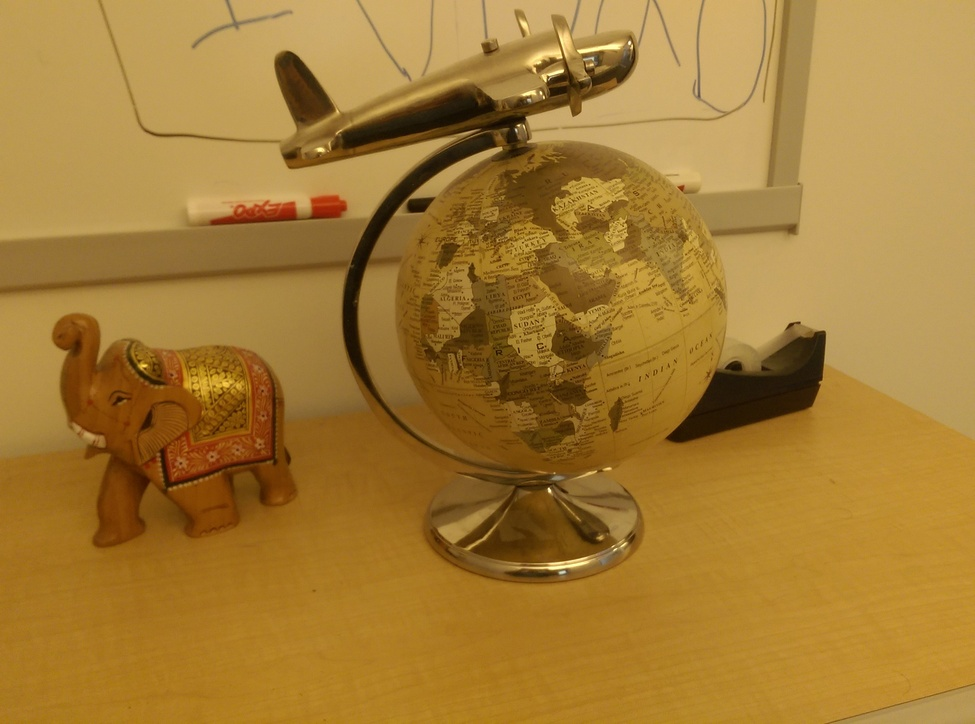
#> input picture ETV3/globe1.jpg, 975 x 724 px, shrunk from 2048 x 1520 before the run
$ jupyter execute 'Assignment 3a_EssentialMatrix_9117504.ipynb'
#> lines starting #> are read from the running program, lines starting #| are printed output that depends on the picture
# Estimating the Essential Matrix via the DLT

Your name: James Bishop

Your ID number: 9117504

No we're going to read two images in, a left image and a right image. And we are going to estimate the essential matrix between the two images.

In the last e-tivity, you estimated the homography that let us transform the images, at least approximately, so that we could line them up in a panorama. But it was a 2D estimation that works for planar scenes. The essential matrix, in a way, allows us to extend this concept beyond the need for a 2D scene, we can accept a 3D scene.

## Read the images, calibration, and do the feature extraction

Let's start by reading the two images.

[cell 1]
import cv2
import numpy as np
import matplotlib.pyplot as plt

imgL_color = cv2.imread('globe1.jpg')
#> imgL_color is the input picture: shape (724, 975, 3); mean B, G, R 52.6, 123.6, 163.8
imgR_color = cv2.imread('globe2.jpg')
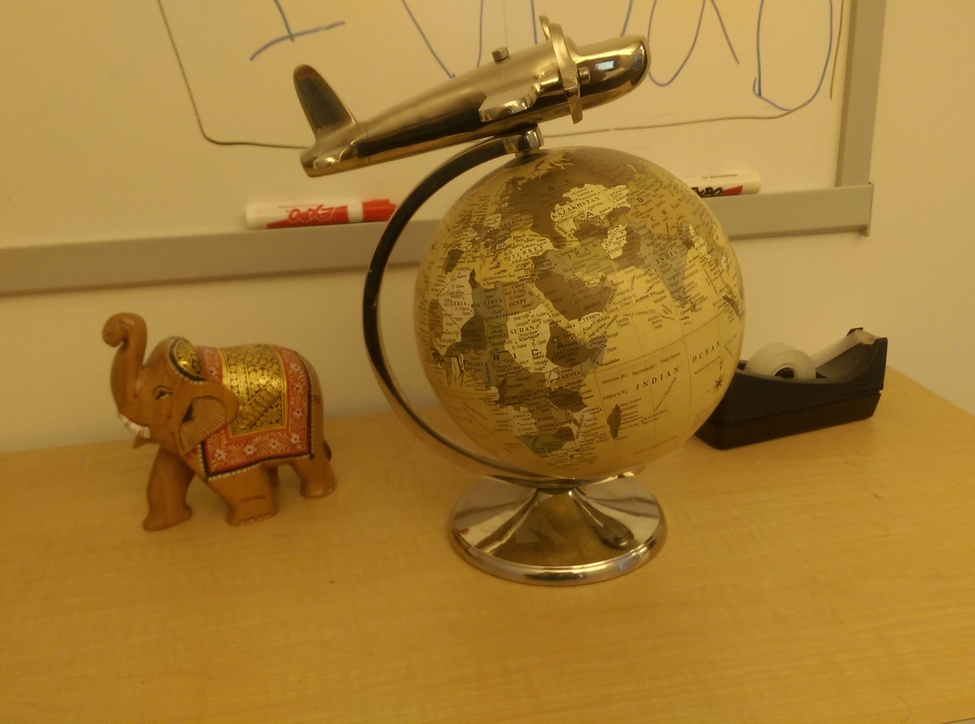
#> input picture ETV3/globe2.jpg, 975 x 724 px, shrunk from 2048 x 1520 before the run
#> imgR_color is the input picture: shape (724, 975, 3); mean B, G, R 52.3, 123.8, 164.1

imgL_color = cv2.cvtColor(imgL_color, cv2.COLOR_BGR2RGB)
imgR_color = cv2.cvtColor(imgR_color, cv2.COLOR_BGR2RGB)

imgL = cv2.imread('globe1.jpg',cv2.IMREAD_GRAYSCALE)
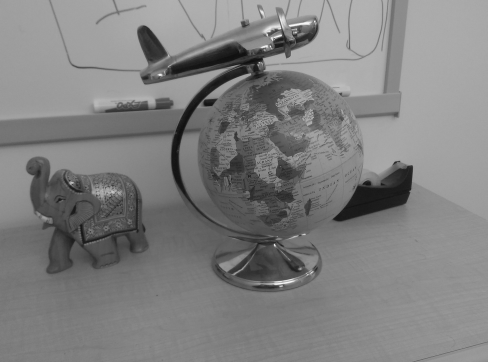
#> imgL: shape (724, 975) (shown at 1/2 size); min 11, max 255, mean 127.6
imgR = cv2.imread('globe2.jpg',cv2.IMREAD_GRAYSCALE)

f, axarr = plt.subplots(1,2)
axarr[0].imshow(imgL,cmap='gray')
axarr[1].imshow(imgR,cmap='gray');
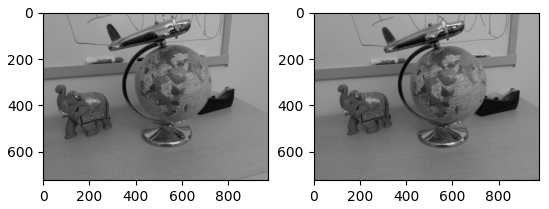
#> figure drawn by matplotlib, 2 panels

We need the calibration to generate the essential matrix. We looked before at how to calibrate a camera, so we won't go through that again. Here, we just use the calibration.

[cell 2]
# The calibration is the same for both images, as they were captured using the same camera.

# First two are radial distortion, second two are tangential, which we ignore (set to zero)
dist = np.array([0.138220594989358, -0.291158084324502, 0, 0])

# The projection matrix.
K_init = np.array([[1901.61685419446, 0               , 1051.33708372959],
                   [0               , 1894.94457228005, 778.616424720309],
                   [0               , 0               , 1               ]])

h, w = imgL.shape[:2]

It's not obvious form the images above, but there is a slight radial distortion. We want to work with undistorted images (it makes our life a little easier). So, here, we undistort before the feature extraction.

[cell 3]
# We're going to use OpenCV to do this.
# When you undistort, we change the camera matrix slightly. OpenCV provides a hady function that updates this.
K_new, roi = cv2.getOptimalNewCameraMatrix(K_init, dist, (w,h), 1, (w,h))

# Now we will undistort the image pair
imgL = cv2.undistort(imgL, K_init, dist, None, K_new)
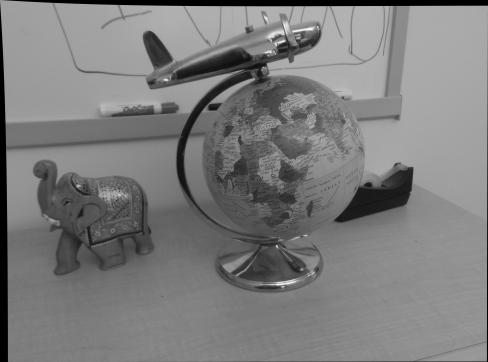
#> imgL: shape (724, 975) (shown at 1/2 size); min 0, max 250, mean 124.3
imgR = cv2.undistort(imgR, K_init, dist, None, K_new)
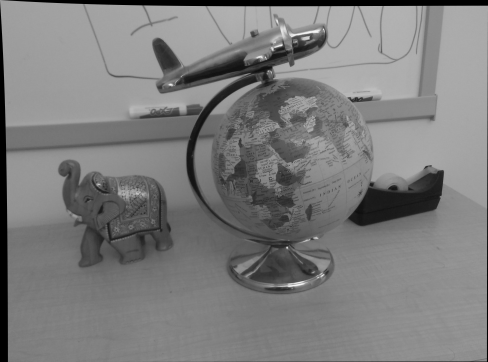
#> imgR: shape (724, 975) (shown at 1/2 size); min 0, max 249, mean 124.4

# we will just store the new camera matrix
K = K_new

# plot
f, axarr = plt.subplots(1,2)
axarr[0].imshow(imgL,cmap='gray')
axarr[1].imshow(imgR,cmap='gray');

print((w,h))
#| (975, 724)
print(roi)
#| (16, 12, 957, 710)

[cell 4]
print(K)
#| [[1.89947924e+03 0.00000000e+00 1.05011592e+03]
#|  [0.00000000e+00 1.89267226e+03 7.77653613e+02]
#|  [0.00000000e+00 0.00000000e+00 1.00000000e+00]]

You can see that the undistortion above is very slight. There is a slight curvature outward of the image. It is slight, but it does exist, so it is good to remove it. Let's now get rid of the black areas.

[cell 5]
# crop the image.
# Usefully, getOptimalNewCameraMatrix returns an roi that defines the area of the image without the black bits.
# Crop using np.array slicing
x, y, w, h = roi
imgL = imgL[y:y+h, x:x+w]
#> imgL: shape (710, 957)
imgR = imgR[y:y+h, x:x+w]
#> imgR: shape (710, 957)

# plot
f, axarr = plt.subplots(1,2)
axarr[0].imshow(imgL,cmap='gray')
axarr[1].imshow(imgR,cmap='gray');

In previous vision modules, you will have covered feature matching. I don't expect you to repeat that here. So I will give you the code to match the two images using ORB. And we will match the features between the frames.

[cell 6]
# Initiate ORB detector
orb = cv2.ORB_create()

# find the keypoints and descriptors with ORB
kp1, des1 = orb.detectAndCompute(imgL,None)
#> kp1 = 500 keypoints; strongest (x, y, size): (554, 69, 31), (537, 479, 31), (553, 70, 37.2), (553, 69, 44.6)
kp2, des2 = orb.detectAndCompute(imgR,None)
#> kp2 = 500 keypoints; strongest (x, y, size): (558, 483, 31), (548, 78, 31), (547, 78, 44.6), (558, 482, 37.2)
# create BFMatcher object
bf = cv2.BFMatcher(cv2.NORM_HAMMING, crossCheck=True)
# Match descriptors.
matches = bf.match(des1,des2)
#> matches = 199 matches
# Sort them in the order of their distance.
matches = sorted(matches, key = lambda x:x.distance)

N_PTS = 40

img3 = cv2.drawMatches(imgL,kp1,imgR,kp2,matches[:N_PTS],None,flags=cv2.DrawMatchesFlags_NOT_DRAW_SINGLE_POINTS)
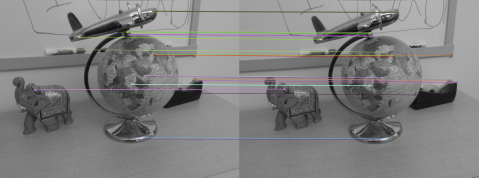
#> img3: shape (710, 1914, 3) (shown at 1/4 size); mean of channels 0, 1, 2 127.5, 127.7, 128.1; drawn as B, G, R
plt.figure(figsize = (15,15)),plt.imshow(img3),plt.show();

left_pts = np.float32([kp1[m.queryIdx].pt for m in matches[:N_PTS]]).reshape(-1,2)
#> left_pts = 40 pairs, first value 139.7 to 808.8, second value 43.2 to 555.7
rght_pts = np.float32([kp2[m.trainIdx].pt for m in matches[:N_PTS]]).reshape(-1,2)
#> rght_pts = 40 pairs, first value 179.7 to 870, second value 48 to 557.8

## Estimate the Essential Matrix

Now, let's get into your code.

We're going to estimate the essential matrix by using the DLT (again!). This is called the 8-point algorithm (as it requires a minimum of 8 points.

Step 1, we already have.

<font color='blue'>

#### Task

Complete the rest of the 8-point algorithm, steps 2 to 5. Refer to lecture 5.14 for the details on estimating the essential matrix.

<font color='blue'>

##### Step 2: normalise the image points
The essential matrix assumes normalised image coordinate (though, the 8-point algorithm works on non-normalised image coordinates, but returns the fundamental matrix). Take a look at Lecture 4.12 for how to get the normalise image coordinates.


Note, however, you can skip the last undistortion step. We have already undistorted out image above, so we don't need to do that step here. (just do steps 1 and 2).

Remember, the result should be a set of homogeneous coordinates (so append with a 1)

[cell 7]
############################
# Your code here

# Calculate K inverse
K_inv = np.linalg.inv(K)
#print(K_inv)

#Convert left points and right points to homogenous co-ordinates
left_pts_hom = np.append(left_pts, np.ones((left_pts.shape[0], 1)), axis=1)
#> left_pts_hom = 40 rows, first 8: [808.7, 323.1, 1], [610, 44, 1], [571, 305, 1], [808.8, 322.8, 1], [774.1, 316.2, 1], [808.7, 323.5, 1], [507, 128, 1], [615, 216, 1]
rght_pts_hom = np.append(rght_pts, np.ones((rght_pts.shape[0], 1)), axis=1)
#> rght_pts_hom = 40 rows, first 8: [869.2, 330, 1], [621, 49, 1], [565, 312, 1], [870, 328.8, 1], [834.6, 321.4, 1], [868.8, 329.7, 1], [518, 134, 1], [614, 223, 1]

#Apply non-linear distortion model
#left_pts_dist = np.dot(K_inv, left_pts_hom.T)
#rght_pts_dist = np.dot(K_inv, rght_pts_hom.T)

#Initialise lists for left_pts_dist and rght_pts_dist
left_pts_dist = np.zeros((left_pts_hom.shape[0], 3))
rght_pts_dist = np.zeros((rght_pts_hom.shape[0], 3))

#Apply non-linear distortion model
for i in range(left_pts_hom.shape[0]):
    left_pts_dist[i] = np.dot(K_inv, left_pts_hom[i])
    rght_pts_dist[i] = np.dot(K_inv, rght_pts_hom[i])
#> after the loop, left_pts_dist = 40 rows, first 8: [-0.127, -0.24, 1], [-0.232, -0.388, 1], [-0.252, -0.25, 1], [-0.127, -0.24, 1], [-0.145, -0.244, 1], [-0.127, -0.24, 1], [-0.286, -0.343, 1], [-0.229, -0.297, 1]; rght_pts_dist = 40 rows, first 8: [-0.0953, -0.236, 1], [-0.226, -0.385, 1], [-0.255, -0.246, 1], [-0.0948, -0.237, 1], [-0.113, -0.241, 1], [-0.0954, -0.237, 1], [-0.28, -0.34, 1], [-0.23, -0.293, 1]


print(left_pts_dist.shape)
#| (40, 3)
print(rght_pts_dist.shape)
#| (40, 3)

<font color='blue'>

##### Steps 3 to 5:

At the end of these steps, print the essential matrix rank (Google to find the numpy function to use). At this point, the rank should b 3.

[cell 8]
############################
# Your code here

#Function to create the A matrix
# This function first creates the B_i matrix, then appends it to B for
# each set of correspondence points passsed to the function.

def create_A_matrix(left_pts, rght_pts):

      A = np.zeros((0,9)) # Initialize B matrix
# Get the first pair of corresponding points between the left_pts and rght_pts arrays
      x, y = left_pts[0][0], left_pts[0][1]
#> x = -0.127; y = -0.24
      x_i, y_i = rght_pts[0][0], rght_pts[0][1]
#> x_i = -0.0953; y_i = -0.236

# Create the 2x9 A_i matrix for this pair
      A_i = np.array([
        [-x, -y, -1, 0, 0, 0, x_i*x, x_i*y, x_i],
        [0, 0, 0, -x, -y, -1, y_i*x, y_i*y, y_i]
        ])
      A=A_i # Initialise A to the first calculated value of B_i

# Iterate through the rest of the correspondence pairs
      for i in range(1, len(left_pts)):
          x, y = left_pts[i][0], left_pts[i][1]
          x_i, y_i = rght_pts[i][0], rght_pts[i][1]

    # Construct the two rows for each correspondence (B_i) and append to B
          A_i = np.array([
            [-x, -y, -1, 0, 0, 0, x_i*x, x_i*y, x_i],
            [0, 0, 0, -x, -y, -1, y_i*x, y_i*y, y_i]
            ])
          A = np.append(A, A_i, axis=0)
#> this loop made 39 passes
#> (x, y, x_i, y_i) on passes 1 to 8: (-0.232, -0.388, -0.226, -0.385), (-0.252, -0.25, -0.255, -0.246), (-0.127, -0.24, -0.0948, -0.237), (-0.145, -0.244, -0.113, -0.241), (-0.127, -0.24, -0.0954, -0.237), (-0.286, -0.343, -0.28, -0.34), (-0.229, -0.297, -0.23, -0.293), (-0.273, -0.233, -0.276, -0.23)

      return A

[cell 9]
A=create_A_matrix(left_pts_dist, rght_pts_dist)
print(A.shape)
#| (80, 9)

[cell 10]
#Obtain SVD matrix of A
(U,S,V) = np.linalg.svd(A)
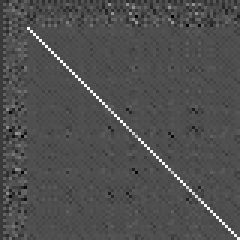
#> U: shape (80, 80) float64 (shown 3 times larger); min -0.439, max 0.967, mean -0.00156; drawn with min black and max white
#> S = [7.24, 6.77, 0.943, 0.601, 0.472, 0.406, 0.0776, 0.0391, 0.0192]
print(U.shape)
#| (80, 80)
#> (the rest of the program and of its run is left out)
